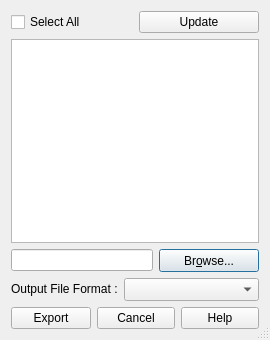
<?xml version="1.0" encoding="UTF-8"?>
<ui version="4.0">
 <class>mapsPrinter</class>
 <widget class="QDialog" name="mapsPrinter">
  <property name="geometry">
   <rect>
    <x>0</x>
    <y>0</y>
    <width>270</width>
    <height>340</height>
   </rect>
  </property>
  <property name="sizePolicy">
   <sizepolicy hsizetype="Minimum" vsizetype="Minimum">
    <horstretch>0</horstretch>
    <verstretch>0</verstretch>
   </sizepolicy>
  </property>
  <property name="minimumSize">
   <size>
    <width>270</width>
    <height>340</height>
   </size>
  </property>
  <property name="sizeIncrement">
   <size>
    <width>0</width>
    <height>0</height>
   </size>
  </property>
  <property name="contextMenuPolicy">
   <enum>Qt::ActionsContextMenu</enum>
  </property>
  <property name="windowTitle">
   <string>Maps Printer</string>
  </property>
  <property name="windowIcon">
   <iconset>
    <normaloff>:/plugins/MapsPrinter/icons/icon.png</normaloff>:/plugins/MapsPrinter/icons/icon.png</iconset>
  </property>
  <property name="sizeGripEnabled">
   <bool>true</bool>
  </property>
  <layout class="QGridLayout" name="gridLayout">
   <item row="3" column="0" colspan="2">
    <layout class="QHBoxLayout" name="horizontalLayout_2">
     <item>
      <widget class="QLabel" name="label">
       <property name="sizePolicy">
        <sizepolicy hsizetype="Maximum" vsizetype="Fixed">
         <horstretch>0</horstretch>
         <verstretch>0</verstretch>
        </sizepolicy>
       </property>
       <property name="text">
        <string>Output File Format :</string>
       </property>
      </widget>
     </item>
     <item>
      <widget class="QComboBox" name="formatBox">
       <property name="sizePolicy">
        <sizepolicy hsizetype="Minimum" vsizetype="Fixed">
         <horstretch>0</horstretch>
         <verstretch>0</verstretch>
        </sizepolicy>
       </property>
       <property name="minimumSize">
        <size>
         <width>0</width>
         <height>23</height>
        </size>
       </property>
       <property name="maximumSize">
        <size>
         <width>16777215</width>
         <height>16777215</height>
        </size>
       </property>
       <property name="sizeIncrement">
        <size>
         <width>0</width>
         <height>0</height>
        </size>
       </property>
       <property name="toolTip">
        <string>Choose the output file format</string>
       </property>
       <property name="whatsThis">
        <string/>
       </property>
      </widget>
     </item>
    </layout>
   </item>
   <item row="0" column="0">
    <widget class="QCheckBox" name="checkBox">
     <property name="enabled">
      <bool>true</bool>
     </property>
     <property name="toolTip">
      <string>Select/unselect all the composers listed below</string>
     </property>
     <property name="whatsThis">
      <string/>
     </property>
     <property name="text">
      <string>Select All</string>
     </property>
     <property name="checked">
      <bool>false</bool>
     </property>
    </widget>
   </item>
   <item row="2" column="0" colspan="2">
    <layout class="QHBoxLayout" name="horizontalLayout_3">
     <item>
      <widget class="QLineEdit" name="path">
       <property name="sizePolicy">
        <sizepolicy hsizetype="Minimum" vsizetype="Fixed">
         <horstretch>0</horstretch>
         <verstretch>0</verstretch>
        </sizepolicy>
       </property>
       <property name="sizeIncrement">
        <size>
         <width>0</width>
         <height>0</height>
        </size>
       </property>
       <property name="toolTip">
        <string/>
       </property>
       <property name="whatsThis">
        <string/>
       </property>
      </widget>
     </item>
     <item>
      <widget class="QPushButton" name="browser">
       <property name="sizePolicy">
        <sizepolicy hsizetype="Maximum" vsizetype="Fixed">
         <horstretch>0</horstretch>
         <verstretch>0</verstretch>
        </sizepolicy>
       </property>
       <property name="minimumSize">
        <size>
         <width>100</width>
         <height>23</height>
        </size>
       </property>
       <property name="toolTip">
        <string>Choose the output folder</string>
       </property>
       <property name="text">
        <string>Br&amp;owse...</string>
       </property>
      </widget>
     </item>
    </layout>
   </item>
   <item row="0" column="1">
    <widget class="QPushButton" name="updater">
     <property name="sizePolicy">
      <sizepolicy hsizetype="Fixed" vsizetype="Fixed">
       <horstretch>0</horstretch>
       <verstretch>0</verstretch>
      </sizepolicy>
     </property>
     <property name="minimumSize">
      <size>
       <width>120</width>
       <height>0</height>
      </size>
     </property>
     <property name="toolTip">
      <string>Update the list below</string>
     </property>
     <property name="text">
      <string>Update</string>
     </property>
     <property name="icon">
      <iconset>
       <normaloff>:/plugins/MapsPrinter/icons/action_refresh.png</normaloff>:/plugins/MapsPrinter/icons/action_refresh.png</iconset>
     </property>
    </widget>
   </item>
   <item row="4" column="0" colspan="2">
    <layout class="QHBoxLayout" name="horizontalLayout">
     <item>
      <widget class="QPushButton" name="exportButton">
       <property name="text">
        <string>Export</string>
       </property>
      </widget>
     </item>
     <item>
      <widget class="QDialogButtonBox" name="buttonBox">
       <property name="contextMenuPolicy">
        <enum>Qt::DefaultContextMenu</enum>
       </property>
       <property name="standardButtons">
        <set>QDialogButtonBox::Cancel|QDialogButtonBox::Help</set>
       </property>
      </widget>
     </item>
    </layout>
   </item>
   <item row="1" column="0" colspan="2">
    <widget class="QListWidget" name="composerList">
     <property name="sizePolicy">
      <sizepolicy hsizetype="Minimum" vsizetype="Minimum">
       <horstretch>0</horstretch>
       <verstretch>0</verstretch>
      </sizepolicy>
     </property>
     <property name="sizeIncrement">
      <size>
       <width>0</width>
       <height>0</height>
      </size>
     </property>
     <property name="cursor" stdset="0">
      <cursorShape>ArrowCursor</cursorShape>
     </property>
     <property name="mouseTracking">
      <bool>false</bool>
     </property>
     <property name="contextMenuPolicy">
      <enum>Qt::CustomContextMenu</enum>
     </property>
     <property name="acceptDrops">
      <bool>true</bool>
     </property>
     <property name="toolTip">
      <string>Check the composer(s) you want to export</string>
     </property>
     <property name="whatsThis">
      <string/>
     </property>
     <property name="alternatingRowColors">
      <bool>true</bool>
     </property>
     <property name="selectionMode">
      <enum>QAbstractItemView::ExtendedSelection</enum>
     </property>
     <property name="resizeMode">
      <enum>QListView::Fixed</enum>
     </property>
    </widget>
   </item>
  </layout>
 </widget>
 <resources/>
 <connections>
  <connection>
   <sender>buttonBox</sender>
   <signal>accepted()</signal>
   <receiver>mapsPrinter</receiver>
   <slot>accept()</slot>
   <hints>
    <hint type="sourcelabel">
     <x>175</x>
     <y>317</y>
    </hint>
    <hint type="destinationlabel">
     <x>134</x>
     <y>169</y>
    </hint>
   </hints>
  </connection>
  <connection>
   <sender>buttonBox</sender>
   <signal>rejected()</signal>
   <receiver>mapsPrinter</receiver>
   <slot>reject()</slot>
   <hints>
    <hint type="sourcelabel">
     <x>175</x>
     <y>291</y>
    </hint>
    <hint type="destinationlabel">
     <x>134</x>
     <y>169</y>
    </hint>
   </hints>
  </connection>
 </connections>
</ui>
